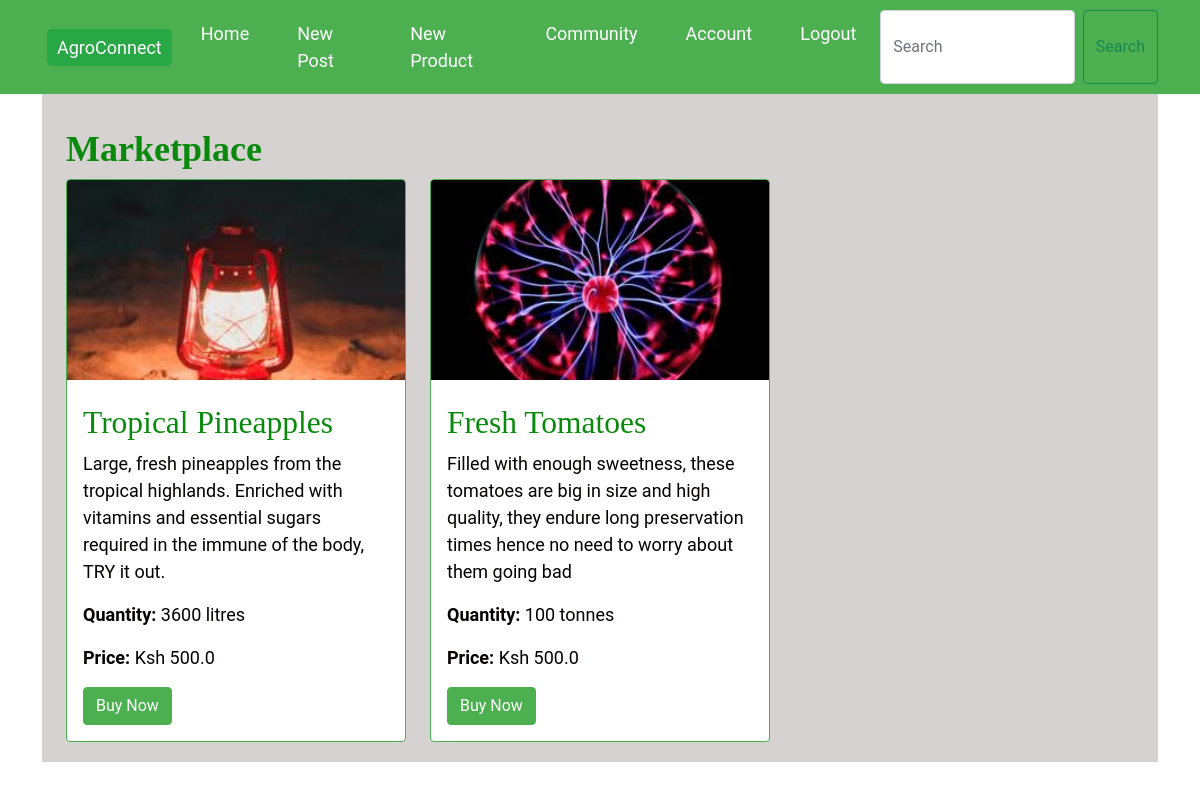
/market (signed in), run on the app's committed database.
### farmblog/models.py (models this page shows, shortened)
class Products(db.Model):
    id = db.Column(db.Integer, primary_key=True)
    name = db.Column(db.String(50), nullable=False)
    quantity = db.Column(db.String, nullable=False)
    new_quantity = db.Column(db.String, nullable=True)
    description = db.Column(db.Text, nullable=False)
    price = db.Column(db.Float, nullable=False)
    new_price = db.Column(db.Float, nullable=True)
    f_image = db.Column(db.String(200), nullable=True)
    date_posted = db.Column(db.DateTime, default=datetime.utcnow)
    user_id = db.Column(db.Integer, db.ForeignKey('user.id'), nullable=False)

### farmblog/routes.py (the view)
@app.route("/market")
@login_required
def market():
    products = Products.query.all()  # Fetching all products
    return render_template('marketplace.html', title='Market', products=products)

### farmblog/models.py (called while the page is built)
@login_manager.user_loader
def Load_user(user_id):
    return User.query.get(int(user_id))

### farmblog/templates/marketplace.html (shortened to what this page needs)
{% extends "layout.html" %}
{% block content %}
<div class="container mt-5 pt-5">
    <h1>Marketplace</h1>
    {% if products %}
        <form method="POST" enctype="multipart/form-data">
            <div class="row">
                {% for product in products %}
                    <div class="col-md-4">
                        <div class="card product-card">
                            <h4><img class="card-img-top" src="{{ url_for('static', filename='uploads/' + product.f_image) }}" alt="{{ product.name }}"></h4>
                            <div class="card-body">
                                <h4 class="card-title">{{ product.name }}</h4>
                                <p class="card-text">{{ product.description }}</p>
                                <p class="card-text"><strong>Quantity:</strong> {{ product.quantity }}</p>
                                <p class="card-text"><strong>Price:</strong> Ksh {{ product.price }}</p>
                                <a href="{{ url_for('product_details', product_id=product.id) }}" class="btn btn-primary">Buy Now</a>
                            </div>
                        </div>
                    </div>
                {% endfor %}
            </div>
        </form>
    {% else %}
        <p>No products available at the moment.</p>
    {% endif %}
</div>
{% endblock %}

### farmblog/templates/layout.html (shortened to what this page needs)
<!DOCTYPE html>
<html lang="en">
<head>
    <link rel="stylesheet" href="https://cdn.jsdelivr.net/npm/bootstrap@5.1.3/dist/css/bootstrap.min.css">
    <link rel="stylesheet" href="{{ url_for('static', filename='main.css') }}">
</head>
<body style="background-image: url('{{ url_for('static', filename='images/cover2.jpg') }}'); background-size: cover; background-position: center;">
    <header class="site-header">
        <nav class="navbar navbar-expand-lg navbar-dark bg-steel fixed-top">
            <div class="container">
                <a href="{{ url_for('agroconnect') }}" class="button">AgroConnect</a>
                <div class="collapse navbar-collapse justify-content-center" id="navbarNav">
                    <div class="navbar-nav">
                        {% if current_user.is_authenticated %}
                            <a class="link-light px-4 text-decoration-none" href="{{ url_for('home') }}">Home</a>
                            {% if current_user.role == 'farmer' %}
                                <a class="link-light px-4 text-decoration-none" href="{{ url_for('add_post') }}">New Post</a>
                                <a class="link-light px-4 text-decoration-none" href="{{ url_for('add_product') }}">New Product</a>
                            {% elif current_user.role == 'buyer' %}
                                <a class="link-light px-4 text-decoration-none" href="{{ url_for('market') }}">Browse Products</a>
                            {% endif %}
                                <a href="{{ url_for('community') }}" class="link-light px-4 text-decoration-none">Community</a>
                                <a class="link-light px-4 text-decoration-none" href="{{ url_for('account') }}">Account</a>
                                <a class="link-light px-4 text-decoration-none" href="{{ url_for('logout') }}">Logout</a>
                        {% else %}
                            <a class="link-light px-4 text-decoration-none" href="{{ url_for('login') }}">Login</a>
                        {% endif %}
                        <form action="{{ url_for('search') }}" method="GET" class="d-flex" role="search">
                            <input class="form-control me-2" name="query" type="search" placeholder="Search" aria-label="Search">
                            <button class="btn btn-outline-success" type="submit">Search</button>
                        </form>
                    </div>
                </div>
            </div>
        </nav>
    </header>
    <main role="main" class="container" style="margin-top: 80px;">
            <div class="flash-messages-container">
            </div>
        <div class="container content-overlay">
            {% block content %} {% endblock %}
        </div>
    </main>
</body>
</html>

### farmblog/static/main.css (style rules this page uses)
.content-overlay { position: relative; z-index: 1; animation: scaleUp 0.5s ease-in-out forwards; }
.content-overlay::before { content: ""; position: absolute; top: 0; left: 0; right: 0; bottom: 0; background-color: rgba(199, 194, 194, 0.729); z-index: -1; animation: scaleUp 0.5s ease-in-out forwards; }
.navbar { background-color: #4CAF50; color: #FFF; padding: 10px 0; animation: fadeIn 1s ease-in-out forwards; }
.navbar-nav a { position : relative; padding: 10px 20px; text-decoration: none; color: white; transition: color 0.3s ease; z-index: 1; }
.navbar-nav a::before { content: ''; position: absolute; top: 0; width: 0; height: 100%; bottom: 0; left: 0; background-color: rgb(15, 111, 37); z-index: -1; transition: width 0.3s ease; border-radius: 10px; }
.button { display: inline-block; padding: 5px 10px; margin: 5px; background-color: #28a745; color: white; text-decoration: none; border-radius: 5px; border: none; transition: background-color 0.3s; }
.product-card { border: 1px solid #4CAF50; margin-bottom: 20px; }
.product-card .btn-primary { background-color: #4CAF50; border-color: #4CAF50; }
h1, h2, h3, h4, h5, h6 { font-family: 'Roboto Slab', serif; color: #098a0d; }
h1 { font-size: 2.0em; font-weight: 700; }
h4 { font-size: 1.75em; font-weight: 300; }
.flash-messages-container { position: fixed; top: 50; left: 0; width: 100%; z-index: 9999; pointer-events: none; padding: 10px; }
.site-header { margin-bottom: 60px; }
.product-card img { width: 100%; height: 200px; object-fit: cover; }

### data on the page
Products: f_image (picture), name "Tropical Pineapples", description "Large, fresh pineapples from the tropical highlands. Enriched with vitamins and essential sugars required in the immune of the body, TRY it out.", quantity "3600 litres", price "500.0"
Products: f_image (picture), name "Fresh Tomatoes", description "Filled with enough sweetness, these tomatoes are big in size and high quality, they endure long preservation times hence no need to worry about them going bad", quantity "100 tonnes", price "500.0"
